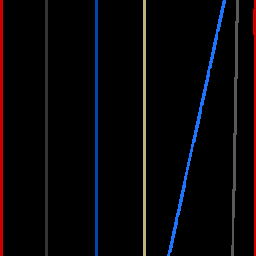
#> input picture imgs/demo_10.png, 256 x 256 px, found by its file name
$ python example.py
#> lines starting #> are read from the running program, lines starting #| are printed output that depends on the picture; after the words box and inside, x2 and y2 are one past the last pixel; in counts of white or black regions, pixels touching at a corner belong together
import cv2
import numpy as np


def colored(r, g, b, text):
    return '\033[38;2;{};{};{}m{} \033[38;2;255;255;255m'.format(r, g, b, text)

'''
 lerp for numbers
'''
def lerp(A:float,B:float,t:float):
    return ((B-A)*t)+A

'''
lerp for numpy arrays
'''
def lerpArray(A:np.ndarray,B:np.ndarray,t:float):
    return np.add(A,np.multiply(t,np.subtract(B,A)))

def lerpRGB(A:np.ndarray,B:np.ndarray,t:float):
    # lerp R
    lerped_R = lerp(int(A[0]),int(B[0]),t)
    lerped_G = lerp(int(A[1]),int(B[1]),t)
    lerped_B = lerp(int(A[2]),int(B[2]),t)
    return np.array([lerped_R,lerped_G,lerped_B,255])

'''
    Name "getAPIsRow" is short for "Get Alpha Pixel Indexes In an Img Row(cv2 numpy array)"
    Description:
        Gets the indexes in array of pixels where alpha is greater than 0
    Example:
        img_row_array = [[0,0,0,255],[0,0,0,0],[0,0,0,255]]
        getAPIsRow(img_row_array) will output: [0,2]
'''
def getAPIsRow(img_row) -> list:
    alphaPixels = []
    # loop through all pixels in a row and get their indexes if alpha > 0
    for pIndex in range(0,len(img_row)):
        current_pixel_alpha = img_row[pIndex][3] # 3rd element is alpha value of the pixel array
        if (current_pixel_alpha>0):
            # append index to alphaPixels
            alphaPixels.append(pIndex)

    # Discard row if alphaPixels has less than two elements
    if (len(alphaPixels)<2):
        return -1 # Return error flag

    return alphaPixels


# LOAD THE IMAGE WITH ALPHA CHANNEL — 'IMREAD_UNCHANGED' DOES THAT FOR US
img = cv2.imread('demo_10.png',cv2.IMREAD_UNCHANGED)
#> img is the input picture: shape (256, 256, 4); mean B, G, R, A 8.4, 6, 8.4, 19.3
# Before we change anything lets print img
# print(img)

# GENERATE OUTPUT IMAGE DUMMY
output = np.zeros(img.shape)
output = output[0]  #ONLY doing first row
###===! HARD CODED CODE AHEAD !===###

# RETURNING ONLY THE FIRST ROW
first_row_input = img[0]
#> first_row_input = 256 rows, first 6: [0, 0, 208, 255], [0, 0, 208, 255], [0, 0, 208, 255], [0, 0, 0, 0], [0, 0, 0, 0], [0, 0, 0, 0]
# get alphaIndexes for start and end
alphaIndexes = getAPIsRow(first_row_input)
#> the loop in getAPIsRow, `for pIndex in range(0,len(img_row)):` made 256 passes
#> current_pixel_alpha on passes 1 to 3: 255, 255, 255
#> after the loop in getAPIsRow, `for pIndex in range(0,len(img_row)):`: alphaPixels = [0, 1, 2, 45, 46, 47, 95, 96, 97, 143, 144, 145, 223, 224, 236, 237, 254, 255]
#> alphaIndexes has the same summary as alphaPixels in getAPIsRow
# Loop through all the indexes to get start and end pixels
# Use those start and end indexes to lerp pixels in start and end range
for index in range(0,len(alphaIndexes)):
    _start = alphaIndexes[index]    # eg: 0
    _end = alphaIndexes[index+1]    # eg: 3

    # Debug print
    # Start pixel
    _r = int(first_row_input[_start][0])
    _g = int(first_row_input[_start][1])
    _b = int(first_row_input[_start][2])
    # End pixel
    _r_ = int(first_row_input[_end][0])
    _g_ = int(first_row_input[_end][1])
    _b_ = int(first_row_input[_end][2])

    col_start = colored(_r,_g,_b,f'[{int(first_row_input[_start][0])} \t {int(first_row_input[_start][1])} \t {int(first_row_input[_start][2])} \t {first_row_input[_start][3]}]')
    col_end = colored(_r_,_g_,_b_,f'[{int(first_row_input[_end][0])} \t {int(first_row_input[_end][1])} \t {int(first_row_input[_end][2])} \t {first_row_input[_end][3]}]')

    print(f'start: {_start} end: {_end} startPixel: {col_start} \t endPixel: {col_end}')

    for i in range(_start,_end):
        _t = round(((i-_start)/(_end-_start)),2)
        output[i] = lerpRGB(first_row_input[_start],first_row_input[_end],_t)

        # # Debug print
        r = int(output[i][0])
        g = int(output[i][1])
        b = int(output[i][2])
        colored_output = colored(r,g,b,f'[{int(output[i][0])} \t {int(output[i][1])} \t {int(output[i][2])} \t {output[i][3]}]')
        print(f'i: {i}\t(i-_start): {i-_start}\t_t: {_t} \t pixelVal: {colored_output}')

    # break the loop if we are at second last item cause
    # second last index will account for last index using "index+1"
    if(index == len(alphaIndexes)-2):
        break
#> this loop made 17 passes
#> (printed output is left out)

# SET NEWLY GENERATED FIRST_ROW OF GRADIENT TO ORIGINAL IMAGE
img[0] = output
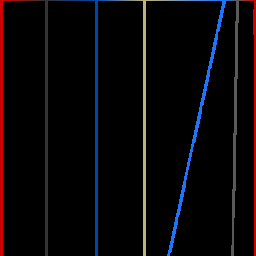
#> img: shape (256, 256, 4); 0.36% of pixels changed, all inside (x1, y1, x2, y2) = (3, 0, 256, 1)

# [13 lines of commented-out code are left out]
cv2.imwrite('done.png', img)

# [26 lines of commented-out code are left out]
